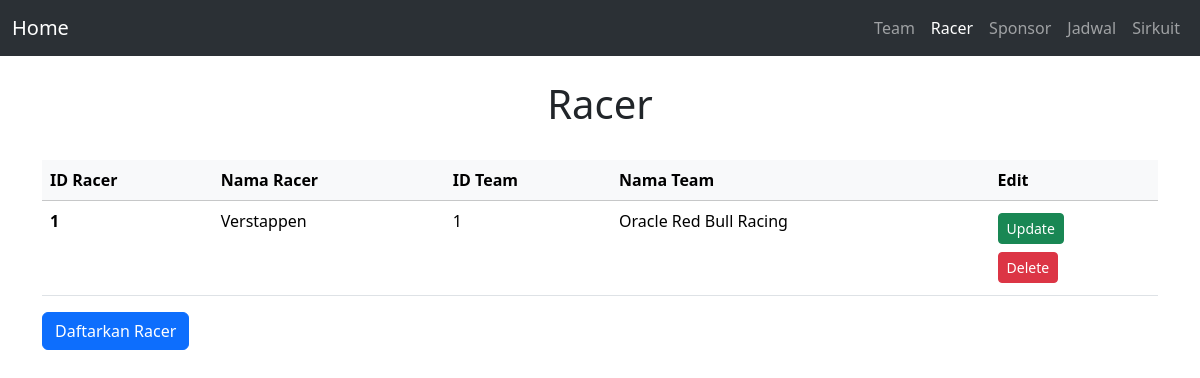
Screenshot of /pembalap.php with the database file from the repository.
### tables this page shows
CREATE TABLE `pembalap` (
  `id_pembalap` int(11) NOT NULL,
  `nama_pembalap` varchar(50) DEFAULT NULL,
  `id_team` int(11) NOT NULL,
  `nama_team` varchar(50) DEFAULT NULL
);

### pembalap.php (the view, shortened to what this page needs)
<?php
include 'config/config.php';
function select($query) {
  global $conn;
  $result = mysqli_query($conn, $query);
  $rows = [];
  while ($row = mysqli_fetch_assoc($result)) {
    $rows[] = $row;
  }
  return $rows;
}
$data_pembalap = select('SELECT * FROM pembalap');
?>
<!doctype html>
<html lang="en">
  <head>
    <link href="https://cdn.jsdelivr.net/npm/bootstrap@5.3.3/dist/css/bootstrap.min.css" rel="stylesheet">
  </head>
  <body>
    <div>
        <nav class="navbar navbar-expand-lg bg-body-tertiary" data-bs-theme="dark">
            <div class="container-fluid">
                <a class="navbar-brand" href="index.php">Home</a>
                <div class="collapse navbar-collapse justify-content-end" id="navbarNav">
                    <ul class="navbar-nav">
                        <li class="nav-item">
                        <a class="nav-link" href="team.php">Team</a>
                        </li>
                        <li class="nav-item">
                        <a class="nav-link active" aria-current="page" href="pembalap.php">Racer</a>
                        </li>
                        <li class="nav-item">
                        <a class="nav-link" href="sponsor.php">Sponsor</a>
                        </li>
                        <li class="nav-item">
                        <a class="nav-link" href="jadwal.php">Jadwal</a>
                        </li>
                        <li class="nav-item">
                        <a class="nav-link" href="sirkuit.php">Sirkuit</a>
                        </li>
                    </ul>
                </div>
            </div>
        </nav>
    </div>
    <br>
<div class="container">
    <h1 class="text-center">Racer</h1> <br>
    <table class="table table-hover">
      <thead class="table-light">
      <tr>
        <th scope="col">ID Racer</th>
        <th scope="col">Nama Racer</th>
        <th scope="col">ID Team</th>
        <th scope="col">Nama Team</th>
        <th scope="col">Edit</th>
      </tr>
      </thead>
      <tbody>
      <?php foreach ($data_pembalap as $racer) : ?>
      <tr>
        <th><?php echo $racer['id_pembalap']; ?></th>
        <td><?php echo $racer['nama_pembalap']; ?></td>
        <td><?php echo $racer['id_team']; ?></td>
        <td><?php echo $racer['nama_team']; ?></td>
        <td>
        <a href=""><button type="button" class="btn btn-success btn-sm my-1">Update</button></a>
        <form method="post">
                <button type="submit" class="btn btn-danger btn-sm my-1">Delete</button>
            </form>
        </td>
        <?php endforeach; ?>
      </tbody>
    </table>
    <a href="tambah-pembalap.php" class="btn btn-primary">Daftarkan Racer</a>
</div>
  </body>
</html>

### rows the page displays
pembalap: id_pembalap "1", nama_pembalap "Verstappen", id_team "1", nama_team "Oracle Red Bull Racing"
